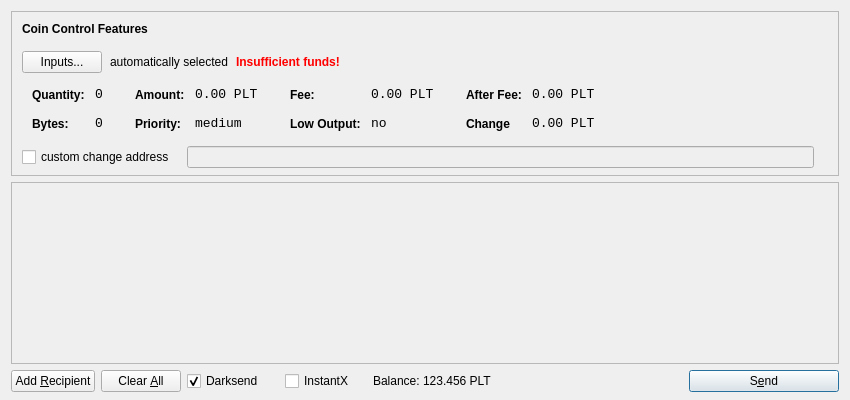
<?xml version="1.0" encoding="UTF-8"?>
<ui version="4.0">
 <class>SendCoinsDialog</class>
 <widget class="QDialog" name="SendCoinsDialog">
  <property name="geometry">
   <rect>
    <x>0</x>
    <y>0</y>
    <width>850</width>
    <height>400</height>
   </rect>
  </property>
  <property name="windowTitle">
   <string>Send Coins</string>
  </property>
  <layout class="QVBoxLayout" name="verticalLayout" stretch="0,1,0">
   <property name="bottomMargin">
    <number>8</number>
   </property>
   <item>
    <widget class="QFrame" name="frameCoinControl">
     <property name="sizePolicy">
      <sizepolicy hsizetype="Expanding" vsizetype="Expanding">
       <horstretch>0</horstretch>
       <verstretch>0</verstretch>
      </sizepolicy>
     </property>
     <property name="maximumSize">
      <size>
       <width>16777215</width>
       <height>16777215</height>
      </size>
     </property>
     <property name="frameShape">
      <enum>QFrame::StyledPanel</enum>
     </property>
     <property name="frameShadow">
      <enum>QFrame::Sunken</enum>
     </property>
     <layout class="QVBoxLayout" name="verticalLayoutCoinControl2">
      <property name="spacing">
       <number>-1</number>
      </property>
      <property name="leftMargin">
       <number>0</number>
      </property>
      <property name="topMargin">
       <number>0</number>
      </property>
      <property name="rightMargin">
       <number>0</number>
      </property>
      <property name="bottomMargin">
       <number>6</number>
      </property>
      <item>
       <layout class="QVBoxLayout" name="verticalLayoutCoinControl" stretch="0,0,0,0,1">
        <property name="spacing">
         <number>0</number>
        </property>
        <property name="leftMargin">
         <number>10</number>
        </property>
        <property name="topMargin">
         <number>10</number>
        </property>
        <item>
         <layout class="QHBoxLayout" name="horizontalLayoutCoinControl1">
          <property name="bottomMargin">
           <number>15</number>
          </property>
          <item>
           <widget class="QLabel" name="labelCoinControlFeatures">
            <property name="sizePolicy">
             <sizepolicy hsizetype="Preferred" vsizetype="Maximum">
              <horstretch>0</horstretch>
              <verstretch>0</verstretch>
             </sizepolicy>
            </property>
            <property name="font">
             <font>
              <weight>75</weight>
              <bold>true</bold>
             </font>
            </property>
            <property name="styleSheet">
             <string notr="true">font-weight:bold;</string>
            </property>
            <property name="text">
             <string>Coin Control Features</string>
            </property>
           </widget>
          </item>
         </layout>
        </item>
        <item>
         <layout class="QHBoxLayout" name="horizontalLayoutCoinControl2" stretch="0,0,0,0">
          <property name="spacing">
           <number>8</number>
          </property>
          <property name="bottomMargin">
           <number>10</number>
          </property>
          <item>
           <widget class="QPushButton" name="pushButtonCoinControl">
            <property name="styleSheet">
             <string notr="true"/>
            </property>
            <property name="text">
             <string>Inputs...</string>
            </property>
           </widget>
          </item>
          <item>
           <widget class="QLabel" name="labelCoinControlAutomaticallySelected">
            <property name="text">
             <string>automatically selected</string>
            </property>
            <property name="margin">
             <number>5</number>
            </property>
           </widget>
          </item>
          <item>
           <widget class="QLabel" name="labelCoinControlInsuffFunds">
            <property name="font">
             <font>
              <weight>75</weight>
              <bold>true</bold>
             </font>
            </property>
            <property name="styleSheet">
             <string notr="true">color:red;font-weight:bold;</string>
            </property>
            <property name="text">
             <string>Insufficient funds!</string>
            </property>
            <property name="margin">
             <number>5</number>
            </property>
           </widget>
          </item>
          <item>
           <spacer name="horizontalSpacerCoinControl">
            <property name="orientation">
             <enum>Qt::Horizontal</enum>
            </property>
            <property name="sizeHint" stdset="0">
             <size>
              <width>40</width>
              <height>1</height>
             </size>
            </property>
           </spacer>
          </item>
         </layout>
        </item>
        <item>
         <widget class="QWidget" name="widgetCoinControl" native="true">
          <property name="sizePolicy">
           <sizepolicy hsizetype="Preferred" vsizetype="Preferred">
            <horstretch>0</horstretch>
            <verstretch>0</verstretch>
           </sizepolicy>
          </property>
          <property name="minimumSize">
           <size>
            <width>0</width>
            <height>0</height>
           </size>
          </property>
          <property name="styleSheet">
           <string notr="true"/>
          </property>
          <layout class="QHBoxLayout" name="horizontalLayoutCoinControl5">
           <property name="margin">
            <number>0</number>
           </property>
           <item>
            <layout class="QHBoxLayout" name="horizontalLayoutCoinControl3" stretch="0,0,0,1">
             <property name="spacing">
              <number>20</number>
             </property>
             <property name="topMargin">
              <number>0</number>
             </property>
             <property name="bottomMargin">
              <number>10</number>
             </property>
             <item>
              <layout class="QFormLayout" name="formLayoutCoinControl1">
               <property name="horizontalSpacing">
                <number>10</number>
               </property>
               <property name="verticalSpacing">
                <number>14</number>
               </property>
               <property name="leftMargin">
                <number>10</number>
               </property>
               <property name="topMargin">
                <number>4</number>
               </property>
               <property name="rightMargin">
                <number>6</number>
               </property>
               <item row="0" column="0">
                <widget class="QLabel" name="labelCoinControlQuantityText">
                 <property name="styleSheet">
                  <string notr="true">font-weight:bold;</string>
                 </property>
                 <property name="text">
                  <string>Quantity:</string>
                 </property>
                 <property name="margin">
                  <number>0</number>
                 </property>
                </widget>
               </item>
               <item row="0" column="1">
                <widget class="QLabel" name="labelCoinControlQuantity">
                 <property name="font">
                  <font>
                   <family>Monospace</family>
                   <pointsize>10</pointsize>
                  </font>
                 </property>
                 <property name="cursor">
                  <cursorShape>IBeamCursor</cursorShape>
                 </property>
                 <property name="contextMenuPolicy">
                  <enum>Qt::ActionsContextMenu</enum>
                 </property>
                 <property name="text">
                  <string>0</string>
                 </property>
                 <property name="margin">
                  <number>0</number>
                 </property>
                 <property name="textInteractionFlags">
                  <set>Qt::LinksAccessibleByMouse|Qt::TextSelectableByKeyboard|Qt::TextSelectableByMouse</set>
                 </property>
                </widget>
               </item>
               <item row="1" column="0">
                <widget class="QLabel" name="labelCoinControlBytesText">
                 <property name="styleSheet">
                  <string notr="true">font-weight:bold;</string>
                 </property>
                 <property name="text">
                  <string>Bytes:</string>
                 </property>
                </widget>
               </item>
               <item row="1" column="1">
                <widget class="QLabel" name="labelCoinControlBytes">
                 <property name="font">
                  <font>
                   <family>Monospace</family>
                   <pointsize>10</pointsize>
                  </font>
                 </property>
                 <property name="cursor">
                  <cursorShape>IBeamCursor</cursorShape>
                 </property>
                 <property name="contextMenuPolicy">
                  <enum>Qt::ActionsContextMenu</enum>
                 </property>
                 <property name="text">
                  <string>0</string>
                 </property>
                 <property name="textInteractionFlags">
                  <set>Qt::LinksAccessibleByMouse|Qt::TextSelectableByKeyboard|Qt::TextSelectableByMouse</set>
                 </property>
                </widget>
               </item>
              </layout>
             </item>
             <item>
              <layout class="QFormLayout" name="formLayoutCoinControl2">
               <property name="horizontalSpacing">
                <number>10</number>
               </property>
               <property name="verticalSpacing">
                <number>14</number>
               </property>
               <property name="leftMargin">
                <number>6</number>
               </property>
               <property name="topMargin">
                <number>4</number>
               </property>
               <property name="rightMargin">
                <number>6</number>
               </property>
               <item row="0" column="0">
                <widget class="QLabel" name="labelCoinControlAmountText">
                 <property name="styleSheet">
                  <string notr="true">font-weight:bold;</string>
                 </property>
                 <property name="text">
                  <string>Amount:</string>
                 </property>
                 <property name="margin">
                  <number>0</number>
                 </property>
                </widget>
               </item>
               <item row="0" column="1">
                <widget class="QLabel" name="labelCoinControlAmount">
                 <property name="font">
                  <font>
                   <family>Monospace</family>
                   <pointsize>10</pointsize>
                  </font>
                 </property>
                 <property name="cursor">
                  <cursorShape>IBeamCursor</cursorShape>
                 </property>
                 <property name="contextMenuPolicy">
                  <enum>Qt::ActionsContextMenu</enum>
                 </property>
                 <property name="text">
                  <string>0.00 PLT</string>
                 </property>
                 <property name="textInteractionFlags">
                  <set>Qt::LinksAccessibleByMouse|Qt::TextSelectableByKeyboard|Qt::TextSelectableByMouse</set>
                 </property>
                </widget>
               </item>
               <item row="1" column="0">
                <widget class="QLabel" name="labelCoinControlPriorityText">
                 <property name="styleSheet">
                  <string notr="true">font-weight:bold;</string>
                 </property>
                 <property name="text">
                  <string>Priority:</string>
                 </property>
                </widget>
               </item>
               <item row="1" column="1">
                <widget class="QLabel" name="labelCoinControlPriority">
                 <property name="font">
                  <font>
                   <family>Monospace</family>
                   <pointsize>10</pointsize>
                  </font>
                 </property>
                 <property name="cursor">
                  <cursorShape>IBeamCursor</cursorShape>
                 </property>
                 <property name="contextMenuPolicy">
                  <enum>Qt::ActionsContextMenu</enum>
                 </property>
                 <property name="text">
                  <string>medium</string>
                 </property>
                 <property name="textInteractionFlags">
                  <set>Qt::LinksAccessibleByMouse|Qt::TextSelectableByKeyboard|Qt::TextSelectableByMouse</set>
                 </property>
                </widget>
               </item>
              </layout>
             </item>
             <item>
              <layout class="QFormLayout" name="formLayoutCoinControl3">
               <property name="horizontalSpacing">
                <number>10</number>
               </property>
               <property name="verticalSpacing">
                <number>14</number>
               </property>
               <property name="leftMargin">
                <number>6</number>
               </property>
               <property name="topMargin">
                <number>4</number>
               </property>
               <property name="rightMargin">
                <number>6</number>
               </property>
               <item row="0" column="0">
                <widget class="QLabel" name="labelCoinControlFeeText">
                 <property name="styleSheet">
                  <string notr="true">font-weight:bold;</string>
                 </property>
                 <property name="text">
                  <string>Fee:</string>
                 </property>
                 <property name="margin">
                  <number>0</number>
                 </property>
                </widget>
               </item>
               <item row="0" column="1">
                <widget class="QLabel" name="labelCoinControlFee">
                 <property name="font">
                  <font>
                   <family>Monospace</family>
                   <pointsize>10</pointsize>
                  </font>
                 </property>
                 <property name="cursor">
                  <cursorShape>IBeamCursor</cursorShape>
                 </property>
                 <property name="contextMenuPolicy">
                  <enum>Qt::ActionsContextMenu</enum>
                 </property>
                 <property name="text">
                  <string>0.00 PLT</string>
                 </property>
                 <property name="textInteractionFlags">
                  <set>Qt::LinksAccessibleByMouse|Qt::TextSelectableByKeyboard|Qt::TextSelectableByMouse</set>
                 </property>
                </widget>
               </item>
               <item row="1" column="0">
                <widget class="QLabel" name="labelCoinControlLowOutputText">
                 <property name="styleSheet">
                  <string notr="true">font-weight:bold;</string>
                 </property>
                 <property name="text">
                  <string>Low Output:</string>
                 </property>
                </widget>
               </item>
               <item row="1" column="1">
                <widget class="QLabel" name="labelCoinControlLowOutput">
                 <property name="font">
                  <font>
                   <family>Monospace</family>
                   <pointsize>10</pointsize>
                  </font>
                 </property>
                 <property name="cursor">
                  <cursorShape>IBeamCursor</cursorShape>
                 </property>
                 <property name="contextMenuPolicy">
                  <enum>Qt::ActionsContextMenu</enum>
                 </property>
                 <property name="text">
                  <string>no</string>
                 </property>
                 <property name="textInteractionFlags">
                  <set>Qt::LinksAccessibleByMouse|Qt::TextSelectableByKeyboard|Qt::TextSelectableByMouse</set>
                 </property>
                </widget>
               </item>
              </layout>
             </item>
             <item>
              <layout class="QFormLayout" name="formLayoutCoinControl4">
               <property name="horizontalSpacing">
                <number>10</number>
               </property>
               <property name="verticalSpacing">
                <number>14</number>
               </property>
               <property name="leftMargin">
                <number>6</number>
               </property>
               <property name="topMargin">
                <number>4</number>
               </property>
               <property name="rightMargin">
                <number>6</number>
               </property>
               <item row="0" column="0">
                <widget class="QLabel" name="labelCoinControlAfterFeeText">
                 <property name="styleSheet">
                  <string notr="true">font-weight:bold;</string>
                 </property>
                 <property name="text">
                  <string>After Fee:</string>
                 </property>
                 <property name="margin">
                  <number>0</number>
                 </property>
                </widget>
               </item>
               <item row="0" column="1">
                <widget class="QLabel" name="labelCoinControlAfterFee">
                 <property name="font">
                  <font>
                   <family>Monospace</family>
                   <pointsize>10</pointsize>
                  </font>
                 </property>
                 <property name="cursor">
                  <cursorShape>IBeamCursor</cursorShape>
                 </property>
                 <property name="contextMenuPolicy">
                  <enum>Qt::ActionsContextMenu</enum>
                 </property>
                 <property name="text">
                  <string>0.00 PLT</string>
                 </property>
                 <property name="textInteractionFlags">
                  <set>Qt::LinksAccessibleByMouse|Qt::TextSelectableByKeyboard|Qt::TextSelectableByMouse</set>
                 </property>
                </widget>
               </item>
               <item row="1" column="0">
                <widget class="QLabel" name="labelCoinControlChangeText">
                 <property name="styleSheet">
                  <string notr="true">font-weight:bold;</string>
                 </property>
                 <property name="text">
                  <string>Change</string>
                 </property>
                </widget>
               </item>
               <item row="1" column="1">
                <widget class="QLabel" name="labelCoinControlChange">
                 <property name="font">
                  <font>
                   <family>Monospace</family>
                   <pointsize>10</pointsize>
                  </font>
                 </property>
                 <property name="cursor">
                  <cursorShape>IBeamCursor</cursorShape>
                 </property>
                 <property name="contextMenuPolicy">
                  <enum>Qt::ActionsContextMenu</enum>
                 </property>
                 <property name="text">
                  <string>0.00 PLT</string>
                 </property>
                 <property name="textInteractionFlags">
                  <set>Qt::LinksAccessibleByMouse|Qt::TextSelectableByKeyboard|Qt::TextSelectableByMouse</set>
                 </property>
                </widget>
               </item>
              </layout>
             </item>
            </layout>
           </item>
          </layout>
         </widget>
        </item>
        <item>
         <layout class="QHBoxLayout" name="horizontalLayoutCoinControl4" stretch="0,0,0">
          <property name="spacing">
           <number>12</number>
          </property>
          <property name="sizeConstraint">
           <enum>QLayout::SetDefaultConstraint</enum>
          </property>
          <property name="topMargin">
           <number>5</number>
          </property>
          <property name="rightMargin">
           <number>5</number>
          </property>
          <item>
           <widget class="QCheckBox" name="checkBoxCoinControlChange">
            <property name="text">
             <string>custom change address</string>
            </property>
           </widget>
          </item>
          <item>
           <widget class="QLineEdit" name="lineEditCoinControlChange">
            <property name="enabled">
             <bool>false</bool>
            </property>
            <property name="sizePolicy">
             <sizepolicy hsizetype="Expanding" vsizetype="Fixed">
              <horstretch>0</horstretch>
              <verstretch>0</verstretch>
             </sizepolicy>
            </property>
           </widget>
          </item>
          <item>
           <widget class="QLabel" name="labelCoinControlChangeLabel">
            <property name="sizePolicy">
             <sizepolicy hsizetype="Preferred" vsizetype="Expanding">
              <horstretch>0</horstretch>
              <verstretch>0</verstretch>
             </sizepolicy>
            </property>
            <property name="minimumSize">
             <size>
              <width>0</width>
              <height>0</height>
             </size>
            </property>
            <property name="text">
             <string/>
            </property>
            <property name="margin">
             <number>3</number>
            </property>
           </widget>
          </item>
         </layout>
        </item>
        <item>
         <spacer name="verticalSpacerCoinControl">
          <property name="orientation">
           <enum>Qt::Vertical</enum>
          </property>
          <property name="sizeHint" stdset="0">
           <size>
            <width>800</width>
            <height>1</height>
           </size>
          </property>
         </spacer>
        </item>
       </layout>
      </item>
     </layout>
    </widget>
   </item>
   <item>
    <widget class="QScrollArea" name="scrollArea">
     <property name="widgetResizable">
      <bool>true</bool>
     </property>
     <widget class="QWidget" name="scrollAreaWidgetContents">
      <property name="geometry">
       <rect>
        <x>0</x>
        <y>0</y>
        <width>830</width>
        <height>165</height>
       </rect>
      </property>
      <layout class="QVBoxLayout" name="verticalLayout_2">
       <property name="margin">
        <number>0</number>
       </property>
       <item>
        <layout class="QVBoxLayout" name="entries">
         <property name="spacing">
          <number>6</number>
         </property>
        </layout>
       </item>
       <item>
        <spacer name="verticalSpacer">
         <property name="orientation">
          <enum>Qt::Vertical</enum>
         </property>
         <property name="sizeHint" stdset="0">
          <size>
           <width>20</width>
           <height>40</height>
          </size>
         </property>
        </spacer>
       </item>
      </layout>
     </widget>
    </widget>
   </item>
   <item>
    <layout class="QHBoxLayout" name="horizontalLayout">
     <item>
      <widget class="QPushButton" name="addButton">
       <property name="toolTip">
        <string>Send to multiple recipients at once</string>
       </property>
       <property name="text">
        <string>Add &amp;Recipient</string>
       </property>
       <property name="autoDefault">
        <bool>false</bool>
       </property>
      </widget>
     </item>
     <item>
      <widget class="QPushButton" name="clearButton">
       <property name="sizePolicy">
        <sizepolicy hsizetype="Minimum" vsizetype="Fixed">
         <horstretch>0</horstretch>
         <verstretch>0</verstretch>
        </sizepolicy>
       </property>
       <property name="toolTip">
        <string>Remove all transaction fields</string>
       </property>
       <property name="text">
        <string>Clear &amp;All</string>
       </property>
       <property name="autoRepeatDelay">
        <number>300</number>
       </property>
       <property name="autoDefault">
        <bool>false</bool>
       </property>
      </widget>
     </item>
     <item>
      <layout class="QHBoxLayout" name="horizontalLayout_2">
       <property name="spacing">
        <number>3</number>
       </property>
        <item>
        <widget class="QCheckBox" name="checkUseDarksend">
         <property name="minimumSize">
          <size>
           <width>95</width>
           <height>0</height>
          </size>
         </property>
         <property name="text">
          <string>Darksend</string>
         </property>
         <property name="checked">
          <bool>true</bool>
         </property>
        </widget>
       </item>
       <item>
        <widget class="QCheckBox" name="checkInstantX">
         <property name="enabled">
          <bool>true</bool>
         </property>
         <property name="minimumSize">
          <size>
           <width>85</width>
           <height>0</height>
          </size>
         </property>
         <property name="text">
          <string>InstantX</string>
         </property>
        </widget>
       </item>
       <item>
        <widget class="QLabel" name="label">
         <property name="sizePolicy">
          <sizepolicy hsizetype="Preferred" vsizetype="Fixed">
           <horstretch>0</horstretch>
           <verstretch>0</verstretch>
          </sizepolicy>
         </property>
         <property name="text">
          <string>Balance:</string>
         </property>
        </widget>
       </item>
       <item>
        <widget class="QLabel" name="labelBalance">
         <property name="sizePolicy">
          <sizepolicy hsizetype="Preferred" vsizetype="Fixed">
           <horstretch>0</horstretch>
           <verstretch>0</verstretch>
          </sizepolicy>
         </property>
         <property name="cursor">
          <cursorShape>IBeamCursor</cursorShape>
         </property>
         <property name="text">
          <string>123.456 PLT</string>
         </property>
         <property name="textInteractionFlags">
          <set>Qt::LinksAccessibleByMouse|Qt::TextSelectableByKeyboard|Qt::TextSelectableByMouse</set>
         </property>
        </widget>
       </item>
      </layout>
     </item>
     <item>
      <spacer name="horizontalSpacer">
       <property name="orientation">
        <enum>Qt::Horizontal</enum>
       </property>
       <property name="sizeHint" stdset="0">
        <size>
         <width>40</width>
         <height>20</height>
        </size>
       </property>
      </spacer>
     </item>
     <item>
      <widget class="QPushButton" name="sendButton">
       <property name="minimumSize">
        <size>
         <width>150</width>
         <height>0</height>
        </size>
       </property>
       <property name="toolTip">
        <string>Confirm the send action</string>
       </property>
       <property name="text">
        <string>S&amp;end</string>
       </property>
       <property name="icon">
        <iconset resource="../bitcoin.qrc">
         <normaloff>:/icons/send</normaloff>:/icons/send</iconset>
       </property>
       <property name="default">
        <bool>true</bool>
       </property>
      </widget>
     </item>
    </layout>
   </item>
  </layout>
 </widget>
 <resources>
  <include location="../bitcoin.qrc"/>
 </resources>
 <connections/>
</ui>
